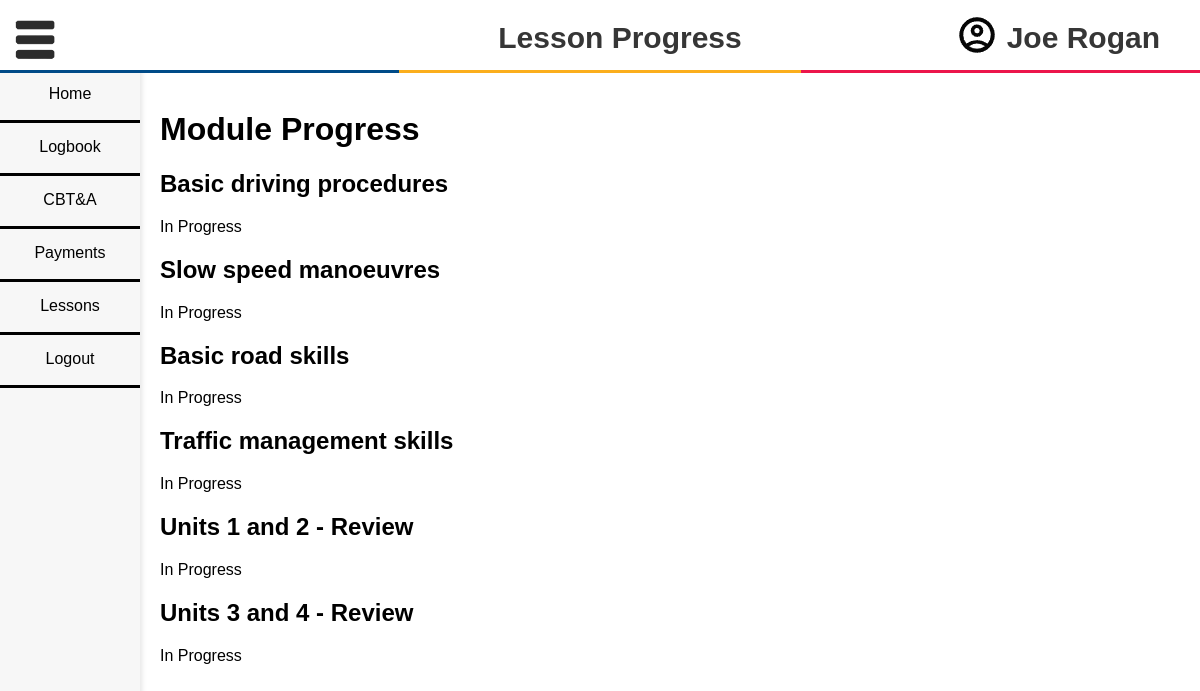
The app's page /lessons/lesson-progress.php (signed in) with its own data.
### tables this page shows
CREATE TABLE `lessons` (
  `id` int(11) NOT NULL,
  `unit_number` int(11) NOT NULL,
  `unit_name` varchar(255) NOT NULL
);

### lessons/lesson-progress.php (the view, shortened to what this page needs)
<?php
require_once "../inc/dbconn.inc.php";
$learnerId = $_SESSION['userid'];
?>
<!DOCTYPE html>
<html lang="en">
<head>
    <link rel="stylesheet" href="../styles/styles.css"/>
    <link rel="stylesheet" href="../styles/lesson-progress-styles.css">
</head>
<body>
    <?php include_once "../inc/sidebar.inc.php"; ?>
    <div id = "content">
        <h1>Module Progress</h1>
        <?php
            $sql = "SELECT unit_number, unit_name, id FROM lessons;";
            $result = mysqli_query($conn, $sql);
            while ($row = mysqli_fetch_assoc($result)) {
                $sql = "SELECT * FROM completed_lessons WHERE learner_id = ? AND lesson_id = ?";
                $completedStatement = mysqli_prepare($conn, $sql);
                mysqli_stmt_bind_param($completedStatement, "ii", $learnerId, $row['id']);
                mysqli_stmt_execute($completedStatement);
                $completedResult = mysqli_stmt_get_result($completedStatement);
                echo '<h2 id="module_headings" onclick="toggleModules(' . $row['id'] . ')">' . $row['unit_name'] . '</h2>';
                if ($row3 = mysqli_fetch_assoc($completedResult)) {
                    echo '<p>Completed</p>';
                } else {
                    echo '<p>In Progress</p>';
                }
            }
        ?>
    </div>
</body>
</html>

### styles/styles.css (style rules this page uses)
body { font-family: Arial, sans-serif; margin: 0; padding: 0; }
body > #content { top:70px; position:relative; transition: margin-left 0.5s ease; padding: 20px; margin:auto; }

### styles/lesson-progress-styles.css (style rules this page uses)
#module_headings, #submodule_headings, #description_headings { cursor: pointer; }

### records on screen
lessons: unit_name "Basic driving procedures"
lessons: unit_name "Slow speed manoeuvres"
lessons: unit_name "Basic road skills"
lessons: unit_name "Traffic management skills"
lessons: unit_name "Units 1 and 2 - Review"
lessons: unit_name "Units 3 and 4 - Review"

### other values on screen
$_SESSION['username'] "Joe Rogan"
